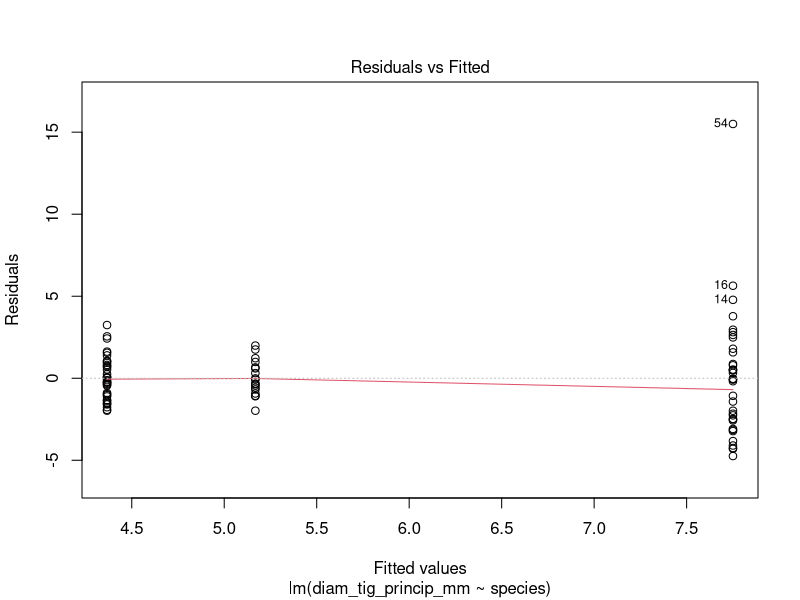
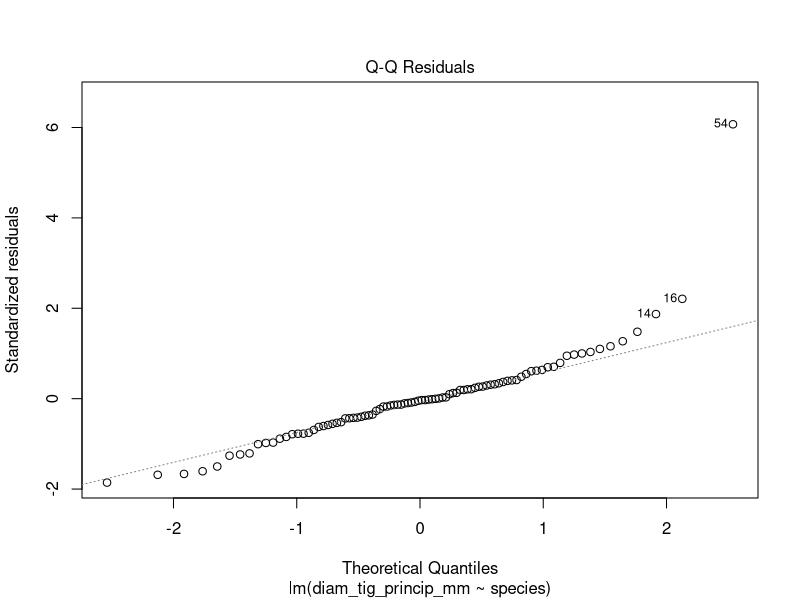
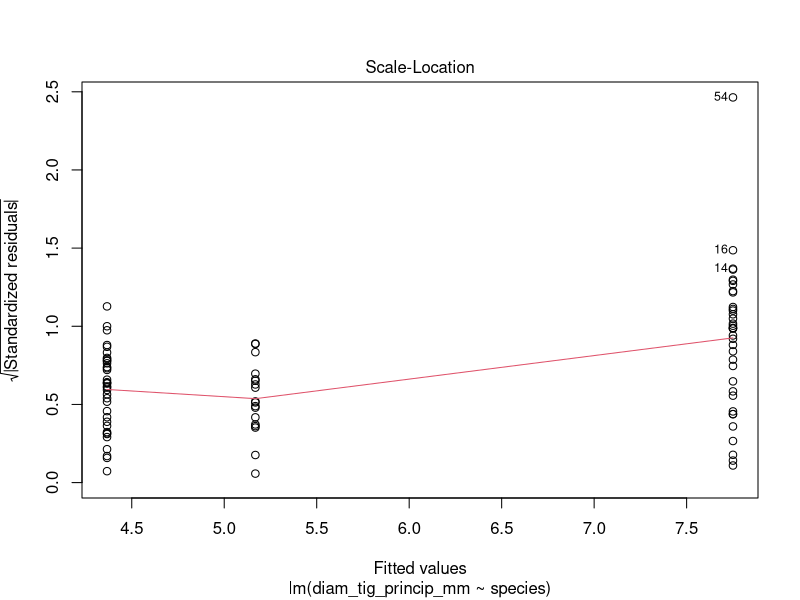
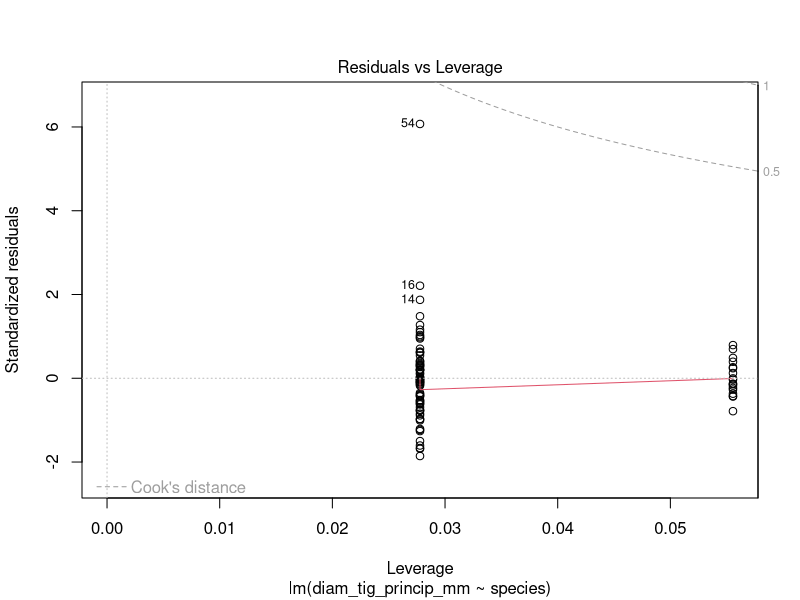
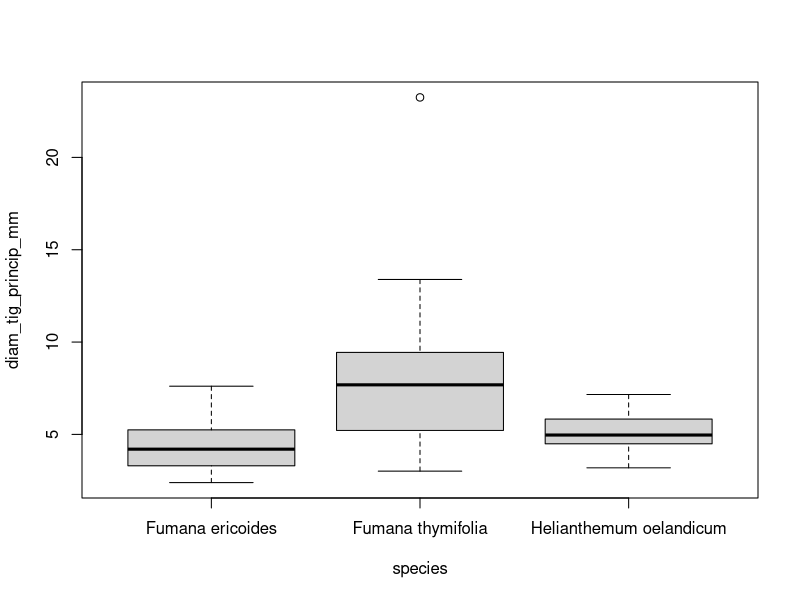
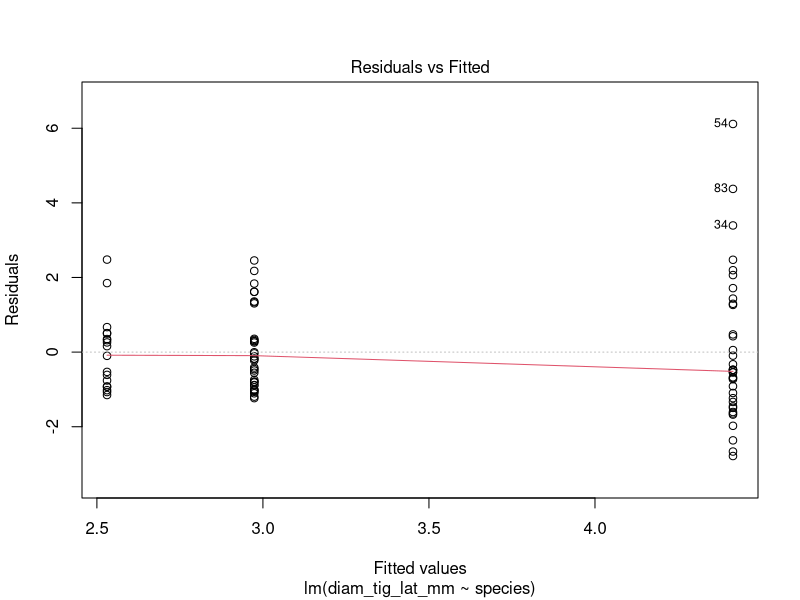
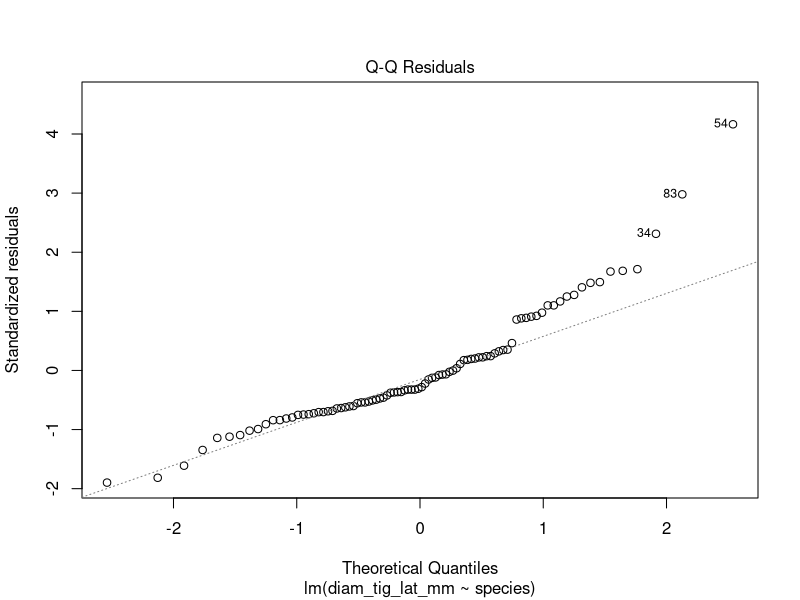
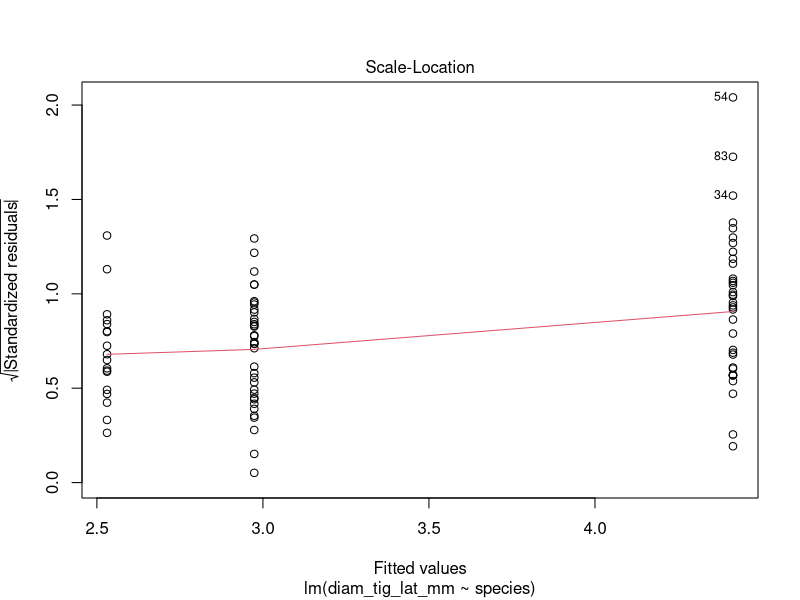

The R source for these figures, in order:
## ---- chunk 1
library(multcomp)
library(lmtest)
library(tidyverse)
library(ggplot2)
library(emmeans)

archi <- read.csv(file = "archi1.csv", header = T, stringsAsFactors = T, dec = ",")
## ---- chunk 2
mod1 <- lm(diam_tig_princip_mm ~ species, data = archi)
mod1_aov <- aov(diam_tig_princip_mm ~ species, data = archi)

anova(mod1)
plot(mod1)
#kind of good, 3 outliers
summary(mod1)
boxplot(diam_tig_princip_mm ~ species, data = archi)



tuk1 <- glht(mod1_aov, linfct = mcp(species = "Tukey"))
# test de Tukey:
summary(tuk1) 

tuk.cld1 <- cld(tuk1, decreasing = TRUE)   
tuk.cld1 $mcletters$Letters
# old.par <- par(mai=c(1,1,2,1), no.readonly=TRUE)
# plot(tuk.cld)

## ---- chunk 3
###########
mod2 <- lm(diam_tig_lat_mm ~ species, data = archi)
mod2_aov <- aov(diam_tig_lat_mm ~ species, data = archi)

anova(mod2)
plot(mod2)

summary(mod2)
boxplot(diam_tig_lat_mm ~ species, data = archi)



tuk2 <- glht(mod2_aov, linfct = mcp(species = "Tukey"))
# test de Tukey:
summary(tuk2) 

tuk.cld2 <- cld(tuk2, decreasing = TRUE)   
tuk.cld2 $mcletters$Letters



## ---- chunk 4
###########
mod3 <- lm(diam_rac_pivot_mm ~ species, data = archi)
mod3_aov <- aov(diam_rac_pivot_mm ~ species, data = archi)

anova(mod3)
plot(mod3)

summary(mod3)
boxplot(diam_rac_pivot_mm ~ species, data = archi)



tuk3 <- glht(mod3_aov, linfct = mcp(species = "Tukey"))
# test de Tukey:
summary(tuk3) 

tuk.cld3 <- cld(tuk3, decreasing = TRUE)   
tuk.cld3 $mcletters$Letters



## ---- chunk 5
###########
mod4 <- lm(conicite_mm ~ species, data = archi)
mod4_aov <- aov(conicite_mm ~ species, data = archi)

anova(mod4)
plot(mod4)

summary(mod4)
boxplot(conicite_mm ~ species, data = archi)



tuk4 <- glht(mod4_aov, linfct = mcp(species = "Tukey"))
# test de Tukey:
summary(tuk4) 

tuk.cld4 <- cld(tuk4, decreasing = TRUE)   
tuk.cld4 $mcletters$Letters



## ---- chunk 6
###########
mod5 <- lm(prof_pivot_mm ~ species, data = archi)
mod5_aov <- aov(prof_pivot_mm ~ species, data = archi)

anova(mod5)
plot(mod5)

summary(mod5)
boxplot(prof_pivot_mm ~ species, data = archi)



tuk5 <- glht(mod5_aov, linfct = mcp(species = "Tukey"))
# test de Tukey:
summary(tuk5) 

tuk.cld5 <- cld(tuk5, decreasing = TRUE)   
tuk.cld5 $mcletters$Letters


## ---- chunk 7
mod6 <- lm(diam_tig_princip_mm ~ site_type, data = archi)
mod6_aov <- aov(diam_tig_princip_mm ~ site_type, data = archi)

anova(mod6)
plot(mod6)

summary(mod6)
boxplot(diam_tig_princip_mm ~ site_type, data = archi)



tuk6 <- glht(mod6_aov, linfct = mcp(site_type = "Tukey"))
# test de Tukey:
summary(tuk6) 

tuk.cld6 <- cld(tuk6, decreasing = TRUE)   
tuk.cld6 $mcletters$Letters



## ---- chunk 8
#######
mod7 <- lm(conicite_mm ~ site_type, data = archi)
mod7_aov <- aov(conicite_mm ~ site_type, data = archi)

anova(mod7)
plot(mod7)

summary(mod7)
boxplot(conicite_mm ~ site_type, data = archi)



tuk7 <- glht(mod7_aov, linfct = mcp(site_type = "Tukey"))
# test de Tukey:
summary(tuk7) 

tuk.cld7 <- cld(tuk7, decreasing = TRUE)   
tuk.cld7 $mcletters$Letters


## ---- chunk 9
#######
mod8 <- lm(prof_pivot_mm ~ site_type, data = archi)
mod8_aov <- aov(prof_pivot_mm ~ site_type, data = archi)

anova(mod8)
plot(mod8)

summary(mod8)
boxplot(prof_pivot_mm ~ site_type, data = archi)



tuk8 <- glht(mod8_aov, linfct = mcp(site_type = "Tukey"))
# test de Tukey:
summary(tuk8) 

tuk.cld8 <- cld(tuk8, decreasing = TRUE)   
tuk.cld8 $mcletters$Letters
## ---- chunk 10
#######
mod9 <- lm(prof_pivot_mm ~ site_type * species, data = archi)
mod9_aov <- aov(prof_pivot_mm ~ site_type * species, data = archi)

anova(mod9)
plot(mod9)

summary(mod9)
boxplot(prof_pivot_mm ~ site_type * species, data = archi)

hsd9 <-TukeyHSD(mod9_aov) # fonction pour faire un test post hoc de Tukey
hsd9
plot(hsd9)
## ---- chunk 11
#######
mod9 <- lm(log(conicite_mm) ~ site_type * species, data = archi)
mod9_aov <- aov(log(conicite_mm) ~ site_type * species, data = archi)

anova(mod9)
plot(mod9)

shapiro.test(mod9$residuals)

summary(mod9)
boxplot(log(conicite_mm) ~ site_type * species, data = archi)

hsd9 <-TukeyHSD(mod9_aov) # fonction pour faire un test post hoc de Tukey
hsd9
plot(hsd9)
## ---- chunk 12
#######
mod9 <- lm(log(prof_pivot_mm) ~ site_type * species, data = archi)
mod9_aov <- aov(log(prof_pivot_mm) ~ site_type * species, data = archi)

anova(mod9)
plot(mod9)

shapiro.test(mod9$residuals)

summary(mod9)
boxplot(log(prof_pivot_mm) ~ site_type * species, data = archi)

hsd9 <-TukeyHSD(mod9_aov) # fonction pour faire un test post hoc de Tukey
hsd9
plot(hsd9)
